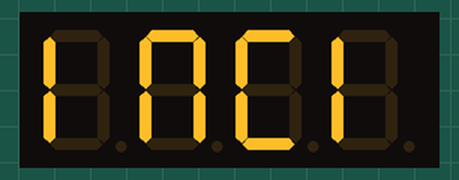
Simulated run of this sketch. Board: Arduino Uno, built with avr-gcc and run on an emulated ATmega328P. On the bench: 4-digit seven-segment display.

Above: at 2.1 s.
At 2.6 s:
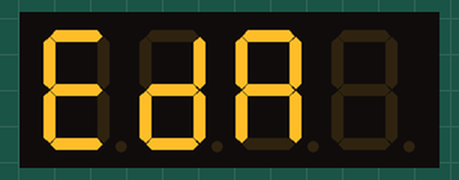

The sketch:

DisplayStr.ino
```cpp
// (licence header left out)
#include "TM1637.h"

// Pins definitions for TM1637 and can be changed to other ports
const int CLK = 6;
const int DIO = 7;
TM1637 tm1637(CLK, DIO);

float number = 2010;
int mult = 1;

void setup() {
    tm1637.init ();
    tm1637.set(BRIGHT_TYPICAL);
    float num=2010;
    delay(2000);
}

void loop() {
    tm1637.displayStr("INCI 627");
    delay (500);
     tm1637.displayStr("EDA 1301 ");
    delay (500);


}
```

Measured:
- what the display in image 0 shows lasts 0.6 s, from 2.0 s to 2.6 s
